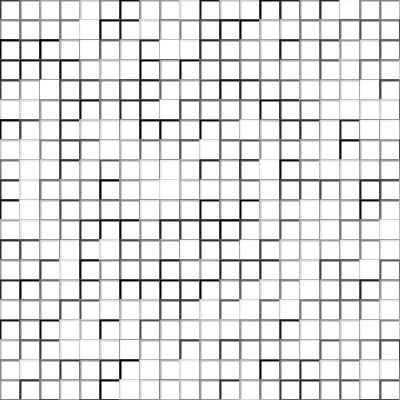
Frame 1 (no input)
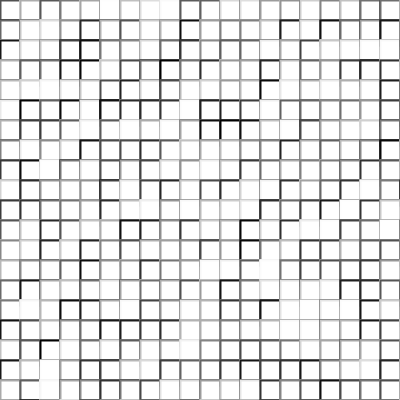
Frame 2 (the mouse pressed at the canvas centre, redrawn once)

The Processing sketch that drew these frames (run headless with seeded random() and noise(); the mouse was pressed at the canvas centre and the sketch redrawn once):

// Processing sketch: processing_39428
// ── processing_39428.pde

//Irina Shumskaya
//5.1

void setup(){
  size (400,400);
  background(255);
  smooth();
}
 
 //sets up a grid for squares
void draw(){
  for (int x=0; x<width; x+=10){
    for (int y=0; y<width; y+=10){
      rectangles (x,y); 
    }
  }
   
}
 
void rectangles (float x, float y) {
  pushMatrix();
  translate (x,y);
   
  //sets up the order of the squares
  for(int a=0; a<20; a+=10){
    for(int b=0; b<20; b+=10){
       
    stroke(random(0,255));
    strokeWeight(2);
    rect(x,y, 25,25);
    }
  }
noLoop();
  popMatrix();
}
   
